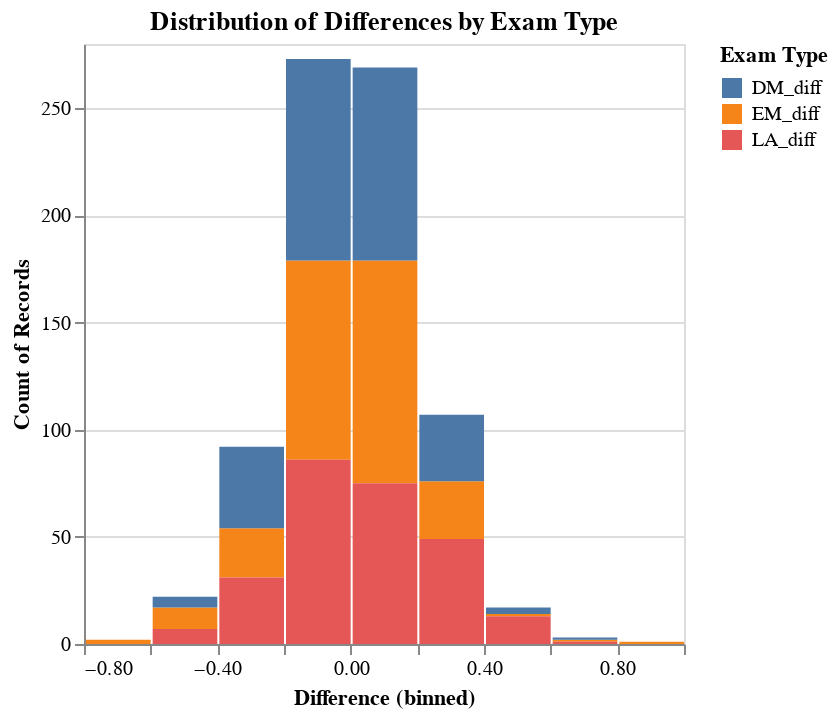

The cell this chart's notebook holds for it:
### Code cell
# prompt: Using dataframe exam_diffs: suggest a plot for difference columns

import altair as alt

# Melt the dataframe to long format for easier plotting
melted_df = exam_diffs.melt(value_vars=['EM_diff', 'DM_diff', 'LA_diff'],
                            var_name='Exam Type',
                            value_name='Difference')

# Create a histogram to visualize the distribution of differences for each exam type
chart = alt.Chart(melted_df).mark_bar().encode(
    # Bin the 'Difference' column for the x-axis
    x=alt.X('Difference', bin=True),
    # Count the number of occurrences in each bin for the y-axis
    y='count()',
    # Color the bars based on the 'Exam Type'
    color='Exam Type'
).properties(
    # Set the title of the chart
    title='Distribution of Differences by Exam Type'
)

# Display the chart
chart

### Figure 1 — Vega-Lite specification as saved in the notebook (floating-point values rounded to 4 significant figures; data arrays with more than 128 entries replaced by an {"elided": "..."} marker saying what was removed)
{"config": {"view": {"continuousWidth": 300, "continuousHeight": 300}}, "data": {"name": "data-f0c5774cf717f83e9a530744c842232d"}, "mark": {"type": "bar"}, "encoding": {"color": {"field": "Exam Type", "type": "nominal"}, "x": {"bin": true, "field": "Difference", "type": "quantitative"}, "y": {"aggregate": "count", "type": "quantitative"}}, "title": "Distribution of Differences by Exam Type", "$schema": "https://vega.github.io/schema/vega-lite/v5.20.1.json", "datasets": {"data-f0c5774cf717f83e9a530744c842232d": {"elided": "786 records"}}}
